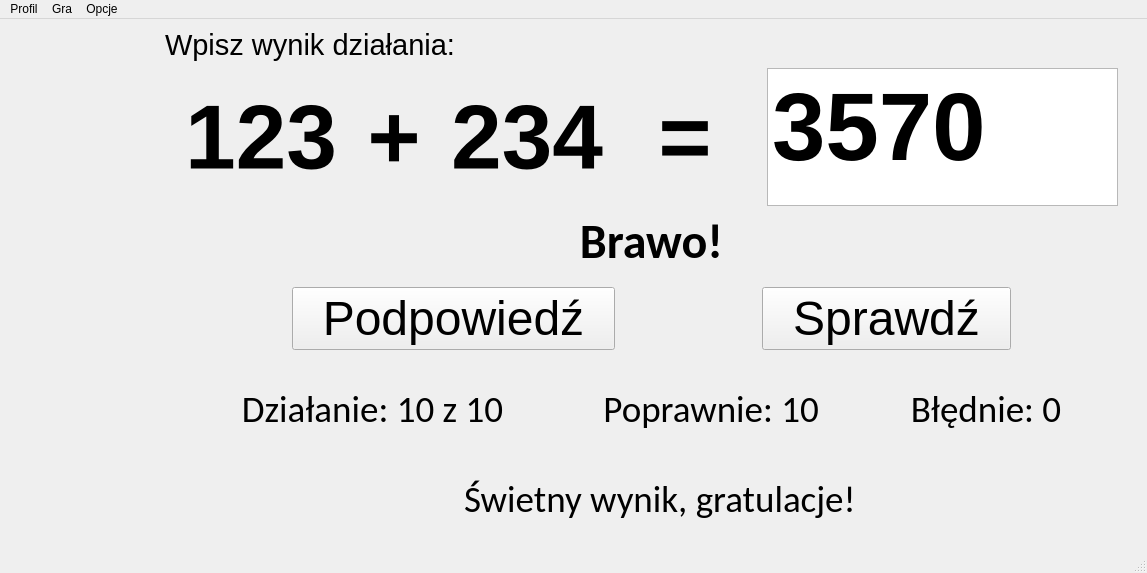
<?xml version="1.0" encoding="UTF-8"?>
<ui version="4.0">
 <class>MainWindowMatematykaNa5</class>
 <widget class="QMainWindow" name="MainWindowMatematykaNa5">
  <property name="geometry">
   <rect>
    <x>0</x>
    <y>0</y>
    <width>1147</width>
    <height>573</height>
   </rect>
  </property>
  <property name="windowTitle">
   <string>Matematyka na 5!</string>
  </property>
  <widget class="QWidget" name="centralwidget">
   <layout class="QVBoxLayout" name="verticalLayout">
    <item>
     <layout class="QGridLayout" name="gridLayout_main">
      <item row="3" column="1">
       <layout class="QHBoxLayout" name="horizontalLayout_controls">
        <property name="spacing">
         <number>20</number>
        </property>
        <property name="topMargin">
         <number>10</number>
        </property>
        <property name="bottomMargin">
         <number>10</number>
        </property>
        <item>
         <spacer name="horizontalSpacer_left">
          <property name="orientation">
           <enum>Qt::Horizontal</enum>
          </property>
          <property name="sizeHint" stdset="0">
           <size>
            <width>40</width>
            <height>20</height>
           </size>
          </property>
         </spacer>
        </item>
        <item>
         <widget class="QPushButton" name="pushButton_hint">
          <property name="font">
           <font>
            <family>Tahoma</family>
            <pointsize>36</pointsize>
            <weight>50</weight>
            <bold>false</bold>
           </font>
          </property>
          <property name="text">
           <string>  Podpowiedź  </string>
          </property>
         </widget>
        </item>
        <item>
         <spacer name="horizontalSpacer_center">
          <property name="orientation">
           <enum>Qt::Horizontal</enum>
          </property>
          <property name="sizeHint" stdset="0">
           <size>
            <width>40</width>
            <height>20</height>
           </size>
          </property>
         </spacer>
        </item>
        <item>
         <widget class="QPushButton" name="pushButton_check">
          <property name="font">
           <font>
            <family>Tahoma</family>
            <pointsize>36</pointsize>
            <weight>50</weight>
            <bold>false</bold>
           </font>
          </property>
          <property name="text">
           <string>  Sprawdź  </string>
          </property>
         </widget>
        </item>
        <item>
         <spacer name="horizontalSpacer_right">
          <property name="orientation">
           <enum>Qt::Horizontal</enum>
          </property>
          <property name="sizeHint" stdset="0">
           <size>
            <width>40</width>
            <height>20</height>
           </size>
          </property>
         </spacer>
        </item>
       </layout>
      </item>
      <item row="0" column="0" rowspan="5">
       <widget class="QLabel" name="label_growing_image">
        <property name="sizePolicy">
         <sizepolicy hsizetype="Maximum" vsizetype="Preferred">
          <horstretch>0</horstretch>
          <verstretch>0</verstretch>
         </sizepolicy>
        </property>
        <property name="minimumSize">
         <size>
          <width>150</width>
          <height>0</height>
         </size>
        </property>
        <property name="maximumSize">
         <size>
          <width>150</width>
          <height>16777215</height>
         </size>
        </property>
        <property name="font">
         <font>
          <pointsize>48</pointsize>
          <weight>75</weight>
          <bold>true</bold>
         </font>
        </property>
        <property name="text">
         <string/>
        </property>
        <property name="scaledContents">
         <bool>false</bool>
        </property>
        <property name="alignment">
         <set>Qt::AlignBottom|Qt::AlignHCenter</set>
        </property>
        <property name="margin">
         <number>5</number>
        </property>
       </widget>
      </item>
      <item row="2" column="1">
       <layout class="QHBoxLayout" name="horizontalLayout_comment">
        <item>
         <widget class="QLabel" name="label_comment">
          <property name="font">
           <font>
            <family>Calibri</family>
            <pointsize>36</pointsize>
            <weight>75</weight>
            <bold>true</bold>
           </font>
          </property>
          <property name="text">
           <string>Brawo!</string>
          </property>
          <property name="alignment">
           <set>Qt::AlignCenter</set>
          </property>
         </widget>
        </item>
       </layout>
      </item>
      <item row="1" column="1">
       <layout class="QHBoxLayout" name="horizontalLayout_equation">
        <property name="spacing">
         <number>30</number>
        </property>
        <property name="leftMargin">
         <number>20</number>
        </property>
        <property name="rightMargin">
         <number>20</number>
        </property>
        <item>
         <widget class="QLabel" name="label_number_1">
          <property name="font">
           <font>
            <family>Tahoma</family>
            <pointsize>68</pointsize>
            <weight>75</weight>
            <bold>true</bold>
           </font>
          </property>
          <property name="text">
           <string>123</string>
          </property>
          <property name="alignment">
           <set>Qt::AlignCenter</set>
          </property>
         </widget>
        </item>
        <item>
         <widget class="QLabel" name="label_operation">
          <property name="font">
           <font>
            <family>Tahoma</family>
            <pointsize>68</pointsize>
            <weight>75</weight>
            <bold>true</bold>
           </font>
          </property>
          <property name="text">
           <string>+</string>
          </property>
          <property name="alignment">
           <set>Qt::AlignCenter</set>
          </property>
         </widget>
        </item>
        <item>
         <widget class="QLabel" name="label_number_2">
          <property name="font">
           <font>
            <family>Tahoma</family>
            <pointsize>68</pointsize>
            <weight>75</weight>
            <bold>true</bold>
           </font>
          </property>
          <property name="text">
           <string>234</string>
          </property>
          <property name="alignment">
           <set>Qt::AlignCenter</set>
          </property>
         </widget>
        </item>
        <item>
         <widget class="QLabel" name="label_equals">
          <property name="font">
           <font>
            <family>Tahoma</family>
            <pointsize>68</pointsize>
            <weight>75</weight>
            <bold>true</bold>
           </font>
          </property>
          <property name="text">
           <string> = </string>
          </property>
          <property name="alignment">
           <set>Qt::AlignCenter</set>
          </property>
         </widget>
        </item>
        <item>
         <widget class="QTextEdit" name="textEdit_result">
          <property name="font">
           <font>
            <family>Tahoma</family>
            <pointsize>68</pointsize>
            <weight>75</weight>
            <bold>true</bold>
           </font>
          </property>
          <property name="html">
           <string>&lt;!DOCTYPE HTML PUBLIC &quot;-//W3C//DTD HTML 4.0//EN&quot; &quot;http://www.w3.org/TR/REC-html40/strict.dtd&quot;&gt;
&lt;html&gt;&lt;head&gt;&lt;meta name=&quot;qrichtext&quot; content=&quot;1&quot; /&gt;&lt;style type=&quot;text/css&quot;&gt;
p, li { white-space: pre-wrap; }
&lt;/style&gt;&lt;/head&gt;&lt;body style=&quot; font-family:'Tahoma'; font-size:68pt; font-weight:600; font-style:normal;&quot;&gt;
&lt;p style=&quot; margin-top:0px; margin-bottom:0px; margin-left:0px; margin-right:0px; -qt-block-indent:0; text-indent:0px;&quot;&gt;&lt;span style=&quot; font-size:72pt;&quot;&gt;3570&lt;/span&gt;&lt;/p&gt;&lt;/body&gt;&lt;/html&gt;</string>
          </property>
         </widget>
        </item>
       </layout>
      </item>
      <item row="4" column="1">
       <layout class="QHBoxLayout" name="horizontalLayout_score">
        <property name="topMargin">
         <number>20</number>
        </property>
        <property name="bottomMargin">
         <number>20</number>
        </property>
        <item>
         <widget class="QLabel" name="label_score">
          <property name="font">
           <font>
            <family>Calibri</family>
            <pointsize>28</pointsize>
            <weight>50</weight>
            <bold>false</bold>
           </font>
          </property>
          <property name="text">
           <string>Działanie: 10 z 10            Poprawnie: 10           Błędnie: 0   

  Świetny wynik, gratulacje!</string>
          </property>
          <property name="alignment">
           <set>Qt::AlignCenter</set>
          </property>
         </widget>
        </item>
       </layout>
      </item>
      <item row="0" column="1">
       <layout class="QHBoxLayout" name="horizontalLayout_description">
        <item>
         <widget class="QLabel" name="label_description">
          <property name="font">
           <font>
            <family>Tahoma</family>
            <pointsize>22</pointsize>
            <weight>50</weight>
            <bold>false</bold>
           </font>
          </property>
          <property name="text">
           <string>Wpisz wynik działania:</string>
          </property>
         </widget>
        </item>
       </layout>
      </item>
     </layout>
    </item>
   </layout>
  </widget>
  <widget class="QMenuBar" name="menubar">
   <property name="geometry">
    <rect>
     <x>0</x>
     <y>0</y>
     <width>1147</width>
     <height>21</height>
    </rect>
   </property>
   <widget class="QMenu" name="menuGra">
    <property name="title">
     <string>Gra</string>
    </property>
    <widget class="QMenu" name="menuTylko_dodawanie">
     <property name="title">
      <string>Tylko dodawanie</string>
     </property>
     <addaction name="actionDodawanie_10"/>
     <addaction name="actionDodawanie_20"/>
     <addaction name="actionDodawanie_30"/>
     <addaction name="actionDodawanie_40"/>
     <addaction name="actionDodawanie_50"/>
     <addaction name="separator"/>
     <addaction name="actionDodawanie_100"/>
     <addaction name="separator"/>
     <addaction name="actionDodawanie_zakres"/>
     <addaction name="separator"/>
     <addaction name="actionDodawanie_popraw"/>
    </widget>
    <widget class="QMenu" name="menuTylko_odejmowanie">
     <property name="title">
      <string>Tylko odejmowanie</string>
     </property>
     <addaction name="actionOdejmowanie_10"/>
     <addaction name="actionOdejmowanie_20"/>
     <addaction name="actionOdejmowanie_30"/>
     <addaction name="actionOdejmowanie_40"/>
     <addaction name="actionOdejmowanie_50"/>
     <addaction name="separator"/>
     <addaction name="actionOdejmowanie_100"/>
     <addaction name="separator"/>
     <addaction name="actionOdejmowanie_zakres"/>
     <addaction name="separator"/>
     <addaction name="actionOdejmowanie_popraw"/>
    </widget>
    <widget class="QMenu" name="menuDod_Od">
     <property name="title">
      <string>Dodawanie i odejmowanie</string>
     </property>
     <addaction name="actionDod_Od_10"/>
     <addaction name="actionDod_Od_20"/>
     <addaction name="actionDod_Od_30"/>
     <addaction name="actionDod_Od_40"/>
     <addaction name="actionDod_Od_50"/>
     <addaction name="separator"/>
     <addaction name="actionDod_Od_100"/>
     <addaction name="separator"/>
     <addaction name="actionDod_Od_zakres"/>
    </widget>
    <widget class="QMenu" name="menuTylko_mnozenie">
     <property name="title">
      <string>Tylko mnożenie</string>
     </property>
     <addaction name="actionMnozenie_20"/>
     <addaction name="actionMnozenie_30"/>
     <addaction name="actionMnozenie_40"/>
     <addaction name="actionMnozenie_50"/>
     <addaction name="separator"/>
     <addaction name="actionMnozenie_100"/>
     <addaction name="separator"/>
     <addaction name="actionMnozenie_przez_n"/>
     <addaction name="separator"/>
     <addaction name="actionMnozenie_zakres"/>
     <addaction name="separator"/>
     <addaction name="actionMnozenie_popraw"/>
    </widget>
    <addaction name="menuTylko_dodawanie"/>
    <addaction name="menuTylko_odejmowanie"/>
    <addaction name="menuTylko_mnozenie"/>
    <addaction name="separator"/>
    <addaction name="menuDod_Od"/>
    <addaction name="separator"/>
    <addaction name="actionKonfiguruj_gre"/>
    <addaction name="separator"/>
    <addaction name="actionKoniec"/>
   </widget>
   <widget class="QMenu" name="menuKonfiguracja">
    <property name="title">
     <string>Opcje</string>
    </property>
    <addaction name="actionDomyslna_konfiguracja_gier"/>
    <addaction name="separator"/>
    <addaction name="actionDzwiek_wlaczony"/>
   </widget>
   <widget class="QMenu" name="menuProfil">
    <property name="title">
     <string>Profil</string>
    </property>
    <addaction name="actionWybierz_gracza"/>
    <addaction name="separator"/>
    <addaction name="actionNowy_gracz"/>
    <addaction name="separator"/>
   </widget>
   <addaction name="menuProfil"/>
   <addaction name="menuGra"/>
   <addaction name="menuKonfiguracja"/>
  </widget>
  <widget class="QStatusBar" name="statusbar"/>
  <action name="actionKonfiguruj_gre">
   <property name="text">
    <string>Konfiguruj grę...</string>
   </property>
  </action>
  <action name="actionDodawanie_10">
   <property name="text">
    <string>do 10</string>
   </property>
  </action>
  <action name="actionDodawanie_20">
   <property name="text">
    <string>do 20</string>
   </property>
  </action>
  <action name="actionDodawanie_30">
   <property name="text">
    <string>do 30</string>
   </property>
  </action>
  <action name="actionDodawanie_40">
   <property name="text">
    <string>do 40</string>
   </property>
  </action>
  <action name="actionDodawanie_50">
   <property name="text">
    <string>do 50</string>
   </property>
  </action>
  <action name="actionDodawanie_zakres">
   <property name="text">
    <string>w wybranym zakresie...</string>
   </property>
  </action>
  <action name="actionOdejmowanie_10">
   <property name="text">
    <string>do 10</string>
   </property>
  </action>
  <action name="actionOdejmowanie_20">
   <property name="text">
    <string>do 20</string>
   </property>
  </action>
  <action name="actionOdejmowanie_30">
   <property name="text">
    <string>do 30</string>
   </property>
  </action>
  <action name="actionOdejmowanie_40">
   <property name="text">
    <string>do 40</string>
   </property>
  </action>
  <action name="actionOdejmowanie_50">
   <property name="text">
    <string>do 50</string>
   </property>
  </action>
  <action name="actionOdejmowanie_zakres">
   <property name="text">
    <string>w wybranym zakresie...</string>
   </property>
  </action>
  <action name="actionDod_Od_10">
   <property name="text">
    <string>do 10</string>
   </property>
  </action>
  <action name="actionDod_Od_20">
   <property name="text">
    <string>do 20</string>
   </property>
  </action>
  <action name="actionDod_Od_30">
   <property name="text">
    <string>do 30</string>
   </property>
  </action>
  <action name="actionDod_Od_40">
   <property name="text">
    <string>do 40</string>
   </property>
  </action>
  <action name="actionDod_Od_50">
   <property name="text">
    <string>do 50</string>
   </property>
  </action>
  <action name="actionDod_Od_zakres">
   <property name="text">
    <string>w wybranym zakresie...</string>
   </property>
  </action>
  <action name="actionKoniec">
   <property name="text">
    <string>Koniec</string>
   </property>
  </action>
  <action name="actionDomyslna_konfiguracja_gier">
   <property name="text">
    <string>Domyślna konfiguracja gier</string>
   </property>
  </action>
  <action name="actionWybierz_gracza">
   <property name="text">
    <string>Wybierz gracza..</string>
   </property>
  </action>
  <action name="actionNowy_gracz">
   <property name="text">
    <string>Nowy gracz...</string>
   </property>
  </action>
  <action name="actionDzwiek_wlaczony">
   <property name="checkable">
    <bool>true</bool>
   </property>
   <property name="checked">
    <bool>true</bool>
   </property>
   <property name="icon">
    <iconset>
     <normaloff>../../../../Priv/MyProjects/LearnMath/resources/sound_high.png</normaloff>../../../../Priv/MyProjects/LearnMath/resources/sound_high.png</iconset>
   </property>
   <property name="text">
    <string>Dźwięk: włączony</string>
   </property>
   <property name="statusTip">
    <string>Włącz lub wyłącz dźwięki podczas gry</string>
   </property>
  </action>
  <action name="actionMnozenie_20">
   <property name="text">
    <string>do 20</string>
   </property>
  </action>
  <action name="actionMnozenie_30">
   <property name="text">
    <string>do 30</string>
   </property>
  </action>
  <action name="actionMnozenie_40">
   <property name="text">
    <string>do 40</string>
   </property>
  </action>
  <action name="actionMnozenie_50">
   <property name="text">
    <string>do 50</string>
   </property>
  </action>
  <action name="actionMnozenie_100">
   <property name="text">
    <string>do 100</string>
   </property>
  </action>
  <action name="actionMnozenie_zakres">
   <property name="text">
    <string>w wybranym zakresie...</string>
   </property>
  </action>
  <action name="actionOdejmowanie_100">
   <property name="text">
    <string>do 100</string>
   </property>
  </action>
  <action name="actionDodawanie_100">
   <property name="text">
    <string>do 100</string>
   </property>
  </action>
  <action name="actionDod_Od_100">
   <property name="text">
    <string>do 100</string>
   </property>
  </action>
  <action name="actionDodawanie_popraw">
   <property name="text">
    <string>popraw błędy...</string>
   </property>
  </action>
  <action name="actionOdejmowanie_popraw">
   <property name="text">
    <string>popraw błędy...</string>
   </property>
  </action>
  <action name="actionMnozenie_popraw">
   <property name="text">
    <string>popraw blędy...</string>
   </property>
  </action>
  <action name="actionMnozenie_przez_n">
   <property name="text">
    <string>przez wybraną liczbę...</string>
   </property>
  </action>
 </widget>
 <resources/>
 <connections/>
</ui>
